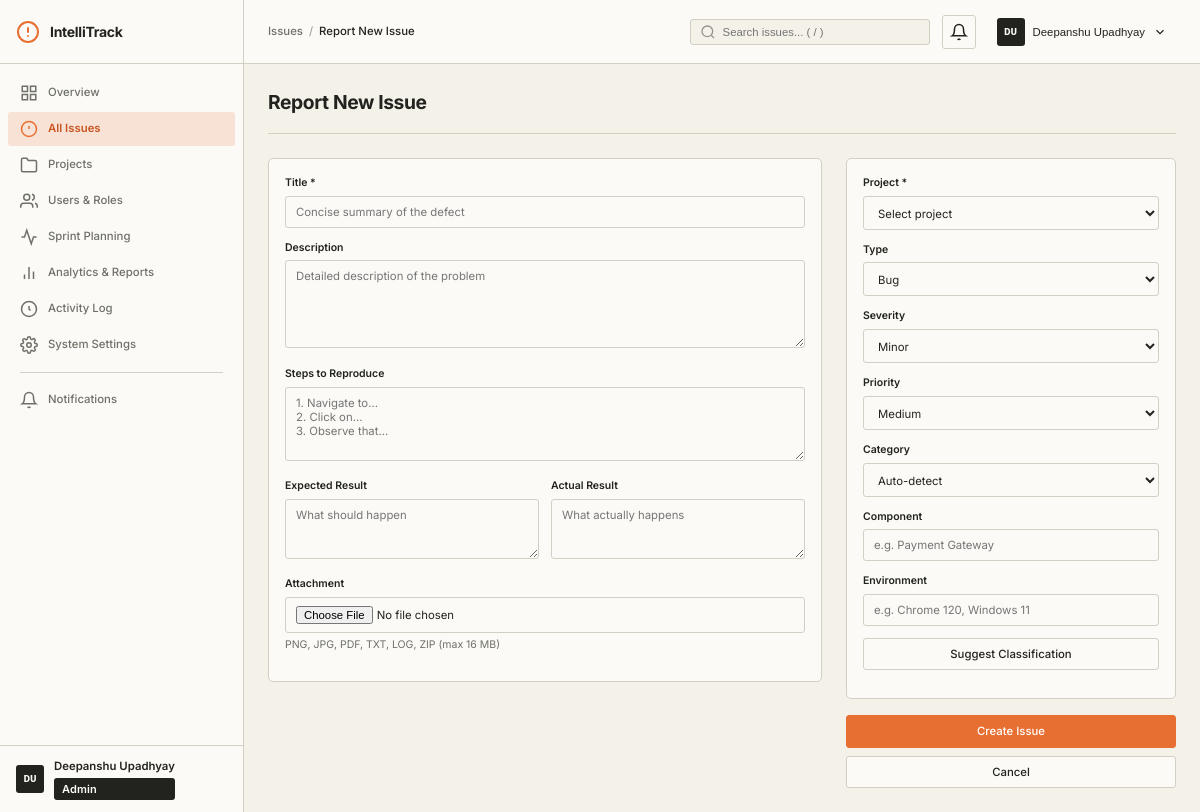
The page /issues/new (signed in) on the database its author committed.
### models/user.py (models this page shows, shortened)
class User(UserMixin, db.Model):
    __tablename__ = 'users'
    ROLE_ADMIN = 'admin'
    ROLE_DEVELOPER = 'developer'
    ROLE_REPORTER = 'reporter'
    VALID_ROLES = [ROLE_ADMIN, ROLE_DEVELOPER, ROLE_REPORTER]
    id = db.Column(db.Integer, primary_key=True)
    username = db.Column(db.String(80), unique=True, nullable=False, index=True)
    email = db.Column(db.String(120), unique=True, nullable=False, index=True)
    password_hash = db.Column(db.String(256), nullable=False)
    first_name = db.Column(db.String(80), nullable=False, default='')
    last_name = db.Column(db.String(80), nullable=False, default='')
    role = db.Column(db.String(20), nullable=False, default=ROLE_REPORTER)
    is_active = db.Column(db.Boolean, default=True, nullable=False)
    created_at = db.Column(db.DateTime, default=datetime.utcnow, nullable=False)
    updated_at = db.Column(db.DateTime, default=datetime.utcnow, onupdate=datetime.utcnow)
    reported_issues = db.relationship('Issue', foreign_keys='Issue.reporter_id', backref='reporter', lazy='dynamic')
    assigned_issues = db.relationship('Issue', foreign_keys='Issue.assignee_id', backref='assignee', lazy='dynamic')
    comments = db.relationship('Comment', backref='author', lazy='dynamic')
    activities = db.relationship('Activity', backref='actor', lazy='dynamic')
    notifications = db.relationship('Notification', backref='user', lazy='dynamic')
    memberships = db.relationship('ProjectMembership', backref='user', lazy='dynamic')
    @property
    def full_name(self):
        name = f"{self.first_name} {self.last_name}".strip()
        return name if name else self.username
    @property
    def initials(self):
        if self.first_name and self.last_name:
            return f"{self.first_name[0]}{self.last_name[0]}".upper()
        return self.username[:2].upper()
    @property
    def is_admin(self):
        return self.role == self.ROLE_ADMIN

### routes/issues.py (the view, shortened to what this page needs)
@issues_bp.route('/new', methods=['GET', 'POST'])
@login_required
def create_issue():
    if current_user.is_admin:
        projects = Project.query.filter_by(status=Project.STATUS_ACTIVE).all()
    else:
        projects = Project.query.join(ProjectMembership).filter(
            ProjectMembership.user_id == current_user.id,
            Project.status == Project.STATUS_ACTIVE
        ).all()
    if not projects:
        flash('You do not belong to any active project to report issues in.', 'error')
        return redirect(url_for('dashboard.index'))
    return render_template(
        'issues/create.html',
        projects=projects,
        valid_types=Issue.VALID_TYPES,
        valid_severities=Issue.VALID_SEVERITIES,
        valid_priorities=Issue.VALID_PRIORITIES,
        valid_categories=Issue.VALID_CATEGORIES,
    )

### templates/issues/create.html (shortened to what this page needs)
{% extends "base.html" %}
{% block breadcrumb %}
<a href="{{ url_for('issues.list_issues') }}" class="breadcrumb-item">Issues</a>
<span class="breadcrumb-sep">/</span>
<span class="breadcrumb-item">Report New Issue</span>
{% endblock %}
{% block page_title %}Report New Issue{% endblock %}
{% block content %}
<form method="POST" action="{{ url_for('issues.create_issue') }}" enctype="multipart/form-data" class="issue-form">
    <div class="form-layout-two-col">
        <div class="form-main">
            <div class="card">
                <div class="card-body">
                    <div class="form-group">
                        <label class="form-label" for="title">Title *</label>
                        <input type="text" id="title" name="title" class="form-input" required placeholder="Concise summary of the defect">
                    </div>
                    <div class="form-group">
                        <label class="form-label" for="description">Description</label>
                        <textarea id="description" name="description" class="form-textarea" rows="5" placeholder="Detailed description of the problem"></textarea>
                    </div>
                    <div class="form-group">
                        <label class="form-label" for="steps_to_reproduce">Steps to Reproduce</label>
                        <textarea id="steps_to_reproduce" name="steps_to_reproduce" class="form-textarea" rows="4" placeholder="1. Navigate to...&#10;2. Click on...&#10;3. Observe that..."></textarea>
                    </div>
                    <div class="form-row">
                        <div class="form-group">
                            <label class="form-label" for="expected_result">Expected Result</label>
                            <textarea id="expected_result" name="expected_result" class="form-textarea" rows="3" placeholder="What should happen"></textarea>
                        </div>
                        <div class="form-group">
                            <label class="form-label" for="actual_result">Actual Result</label>
                            <textarea id="actual_result" name="actual_result" class="form-textarea" rows="3" placeholder="What actually happens"></textarea>
                        </div>
                    </div>
                    <div class="form-group">
                        <label class="form-label" for="attachment">Attachment</label>
                        <input type="file" id="attachment" name="attachment" class="form-input">
                        <small class="form-hint">PNG, JPG, PDF, TXT, LOG, ZIP (max 16 MB)</small>
                    </div>
                </div>
            </div>
        </div>
        <div class="form-sidebar">
            <div class="card">
                <div class="card-body">
                    <div class="form-group">
                        <label class="form-label" for="project_id">Project *</label>
                        <select id="project_id" name="project_id" class="form-select" required>
                            <option value="">Select project</option>
                        </select>
                    </div>
                    <div class="form-group">
                        <label class="form-label" for="issue_type">Type</label>
                        <select id="issue_type" name="issue_type" class="form-select">
                            {% for t in valid_types %}<option value="{{ t }}">{{ t|replace('_',' ')|title }}</option>{% endfor %}
                        </select>
                    </div>
                    <div class="form-group">
                        <label class="form-label" for="severity">Severity</label>
                        <select id="severity" name="severity" class="form-select">
                            {% for s in valid_severities %}<option value="{{ s }}" {{ 'selected' if s == 'minor' }}>{{ s|title }}</option>{% endfor %}
                        </select>
                    </div>
                    <div class="form-group">
                        <label class="form-label" for="priority">Priority</label>
                        <select id="priority" name="priority" class="form-select">
                            {% for p in valid_priorities %}<option value="{{ p }}" {{ 'selected' if p == 'medium' }}>{{ p|title }}</option>{% endfor %}
                        </select>
                    </div>
                    <div class="form-group">
                        <label class="form-label" for="category">Category</label>
                        <select id="category" name="category" class="form-select">
                            <option value="">Auto-detect</option>
                        </select>
                    </div>
                    <div class="form-group">
                        <label class="form-label" for="component">Component</label>
                        <input type="text" id="component" name="component" class="form-input" placeholder="e.g. Payment Gateway">
                    </div>
                    <div class="form-group">
                        <label class="form-label" for="environment">Environment</label>
                        <input type="text" id="environment" name="environment" class="form-input" placeholder="e.g. Chrome 120, Windows 11">
                    </div>
                    <button type="button" class="btn btn-secondary btn-block" id="getSuggestionsBtn" style="margin-bottom:12px">Suggest Classification</button>
                </div>
            </div>
            <div class="form-actions-sidebar">
                <button type="submit" class="btn btn-primary btn-block">Create Issue</button>
                <a href="{{ url_for('issues.list_issues') }}" class="btn btn-secondary btn-block">Cancel</a>
            </div>
        </div>
    </div>
</form>
{% endblock %}

### templates/base.html (shortened to what this page needs)
<!DOCTYPE html>
<html lang="en">
<head>
    <link rel="stylesheet" href="{{ url_for('static', filename='css/tokens.css') }}">
    <link rel="stylesheet" href="{{ url_for('static', filename='css/layout.css') }}">
    <link rel="stylesheet" href="{{ url_for('static', filename='css/components.css') }}">
</head>
<body>
    <aside class="sidebar" id="sidebar">
        <div class="sidebar-header">
            <a href="{{ url_for('dashboard.index') }}" class="sidebar-logo">
                <svg width="24" height="24" viewBox="0 0 24 24" fill="none" stroke="currentColor" stroke-width="2" stroke-linecap="round" stroke-linejoin="round"><circle cx="12" cy="12" r="10"/><line x1="12" y1="8" x2="12" y2="12"/><line x1="12" y1="16" x2="12.01" y2="16"/></svg>
                <span>IntelliTrack</span>
            </a>
        </div>
        <nav class="sidebar-nav">
            {% if current_user.is_admin %}
            <a href="{{ url_for('admin.overview') }}" class="nav-item {% if request.endpoint == 'admin.overview' %}active{% endif %}">
                <svg width="18" height="18" viewBox="0 0 24 24" fill="none" stroke="currentColor" stroke-width="2"><rect x="3" y="3" width="7" height="7"/><rect x="14" y="3" width="7" height="7"/><rect x="3" y="14" width="7" height="7"/><rect x="14" y="14" width="7" height="7"/></svg>
                <span>Overview</span>
            </a>
            <a href="{{ url_for('issues.list_issues') }}" class="nav-item {% if request.blueprint == 'issues' %}active{% endif %}">
                <svg width="18" height="18" viewBox="0 0 24 24" fill="none" stroke="currentColor" stroke-width="2"><circle cx="12" cy="12" r="10"/><line x1="12" y1="8" x2="12" y2="12"/><line x1="12" y1="16" x2="12.01" y2="16"/></svg>
                <span>All Issues</span>
            </a>
            <a href="{{ url_for('projects.list_projects') }}" class="nav-item {% if request.blueprint == 'projects' %}active{% endif %}">
                <svg width="18" height="18" viewBox="0 0 24 24" fill="none" stroke="currentColor" stroke-width="2"><path d="M22 19a2 2 0 0 1-2 2H4a2 2 0 0 1-2-2V5a2 2 0 0 1 2-2h5l2 3h9a2 2 0 0 1 2 2z"/></svg>
                <span>Projects</span>
            </a>
            <a href="{{ url_for('admin.users') }}" class="nav-item {% if request.endpoint and 'user' in request.endpoint %}active{% endif %}">
                <svg width="18" height="18" viewBox="0 0 24 24" fill="none" stroke="currentColor" stroke-width="2"><path d="M17 21v-2a4 4 0 0 0-4-4H5a4 4 0 0 0-4 4v2"/><circle cx="9" cy="7" r="4"/><path d="M23 21v-2a4 4 0 0 0-3-3.87"/><path d="M16 3.13a4 4 0 0 1 0 7.75"/></svg>
                <span>Users &amp; Roles</span>
            </a>
            <a href="{{ url_for('sprints.list_sprints') }}" class="nav-item {% if request.blueprint == 'sprints' %}active{% endif %}">
                <svg width="18" height="18" viewBox="0 0 24 24" fill="none" stroke="currentColor" stroke-width="2"><polyline points="22 12 18 12 15 21 9 3 6 12 2 12"/></svg>
                <span>Sprint Planning</span>
            </a>
            <a href="{{ url_for('admin.analytics') }}" class="nav-item {% if request.endpoint == 'admin.analytics' %}active{% endif %}">
                <svg width="18" height="18" viewBox="0 0 24 24" fill="none" stroke="currentColor" stroke-width="2"><line x1="18" y1="20" x2="18" y2="10"/><line x1="12" y1="20" x2="12" y2="4"/><line x1="6" y1="20" x2="6" y2="14"/></svg>
                <span>Analytics &amp; Reports</span>
            </a>
            <a href="{{ url_for('admin.activity_log') }}" class="nav-item {% if request.endpoint == 'admin.activity_log' %}active{% endif %}">
                <svg width="18" height="18" viewBox="0 0 24 24" fill="none" stroke="currentColor" stroke-width="2"><polyline points="12 8 12 12 14 14"/><circle cx="12" cy="12" r="10"/></svg>
                <span>Activity Log</span>
            </a>
            <a href="{{ url_for('admin.settings') }}" class="nav-item {% if request.endpoint == 'admin.settings' %}active{% endif %}">
                <span>System Settings</span>
            </a>
            {% endif %}
            <div class="nav-divider"></div>
            <a href="#" class="nav-item" id="notifications-nav-link">
                <svg width="18" height="18" viewBox="0 0 24 24" fill="none" stroke="currentColor" stroke-width="2"><path d="M18 8A6 6 0 0 0 6 8c0 7-3 9-3 9h18s-3-2-3-9"/><path d="M13.73 21a2 2 0 0 1-3.46 0"/></svg>
                <span>Notifications{% if unread_notifications_count > 0 %} <span class="nav-badge">{{ unread_notifications_count }}</span>{% endif %}</span>
            </a>
        </nav>
        <div class="sidebar-footer">
            <div class="sidebar-user">
                <div class="avatar avatar-sm">{{ current_user.initials }}</div>
                <div class="sidebar-user-info">
                    <span class="sidebar-user-name">{{ current_user.full_name }}</span>
                    <span class="badge badge-role badge-{{ current_user.role }}">{{ current_user.role|title }}</span>
                </div>
            </div>
        </div>
    </aside>
    <div class="main-wrapper">
        <header class="topbar">
            <div class="breadcrumb">
                {% block breadcrumb %}{% endblock %}
            </div>
            <div class="topbar-right">
                <div class="search-wrapper">
                    <input type="text" class="search-input" id="globalSearch" placeholder="Search issues... ( / )" autocomplete="off">
                </div>
                <div class="topbar-notifications" id="notificationsContainer">
                    <button class="topbar-icon-btn" id="notificationsToggle" aria-label="Notifications">
                        <svg width="18" height="18" viewBox="0 0 24 24" fill="none" stroke="currentColor" stroke-width="2"><path d="M18 8A6 6 0 0 0 6 8c0 7-3 9-3 9h18s-3-2-3-9"/><path d="M13.73 21a2 2 0 0 1-3.46 0"/></svg>
                    </button>
                </div>
                <div class="topbar-user-menu">
                    <button class="topbar-user-btn" id="userMenuToggle">
                        <div class="avatar avatar-sm">{{ current_user.initials }}</div>
                        <span class="topbar-user-name">{{ current_user.full_name }}</span>
                        <svg width="14" height="14" viewBox="0 0 24 24" fill="none" stroke="currentColor" stroke-width="2"><polyline points="6 9 12 15 18 9"/></svg>
                    </button>
                </div>
            </div>
        </header>
        <main class="content">
            <div class="page-header">
                <div class="page-header-left">
                    <h1 class="page-title">{% block page_title %}Dashboard{% endblock %}</h1>
                </div>
            </div>
            {% block content %}{% endblock %}
        </main>
    </div>
</body>
</html>

### rows shown on the page
User: initials "DU", full_name "Deepanshu Upadhyay", role "Admin"

### other values the page prints
form field issue_type "Bug"
form field severity "Minor"
form field priority "Medium"
